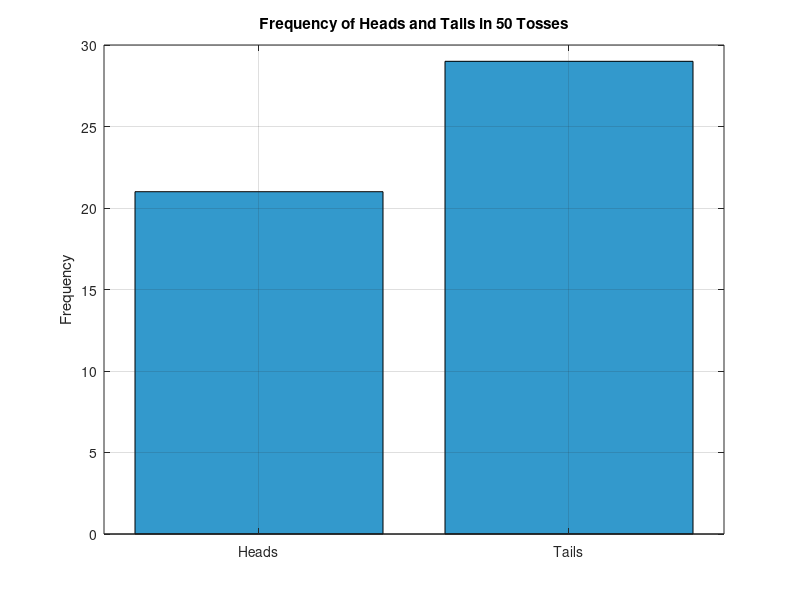

The MATLAB source for this figure:
%% 15.1 Experiment 1: Simulating a Coin Toss
fprintf('--- 15.1 Experiment 1: Coin Toss ---\n');

% 1. Generate a vector of 50 random numbers
num_tosses = 50;
r_coin = rand(1, num_tosses);

% 2. Logical conditions for Heads (H) and Tails (T)
heads = r_coin < 0.5;
tails = r_coin >= 0.5;

% 3. Display sequence as a string of characters
sequence = char(zeros(1, num_tosses));
sequence(heads) = 'H';
sequence(tails) = 'T';
fprintf('Sequence of 50 tosses: %s\n', sequence);

% 4. Plot the frequency of heads and tails
figure('Name', '15.1 Coin Toss Frequency');
bar([sum(heads), sum(tails)], 'FaceColor', [0.2 0.6 0.8]);
set(gca, 'XTickLabel', {'Heads', 'Tails'});
ylabel('Frequency');
title('Frequency of Heads and Tails in 50 Tosses');
grid on;

% 5. Compare theoretical vs simulated probability
sim_prob_H = sum(heads) / num_tosses;
fprintf('Theoretical Probability of Heads: 0.50\n');
fprintf('Simulated Probability of Heads: %.2f\n\n', sim_prob_H);
